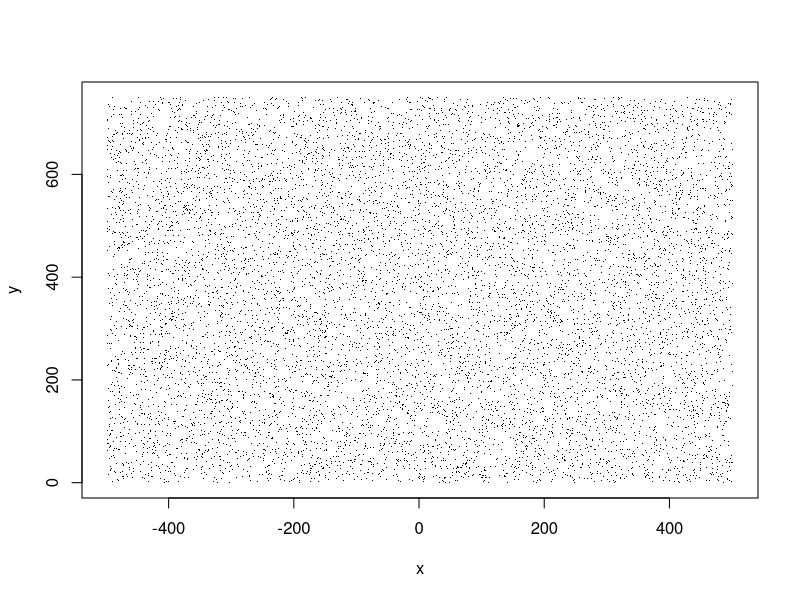
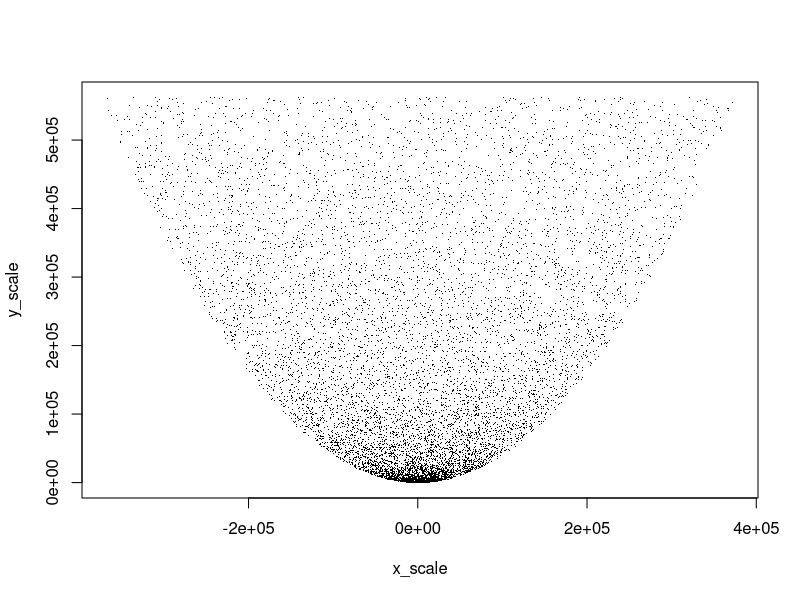
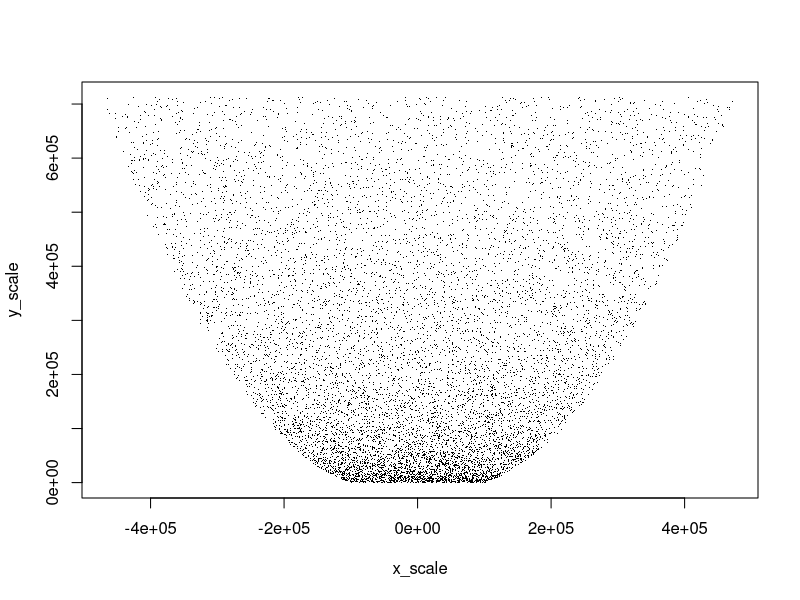
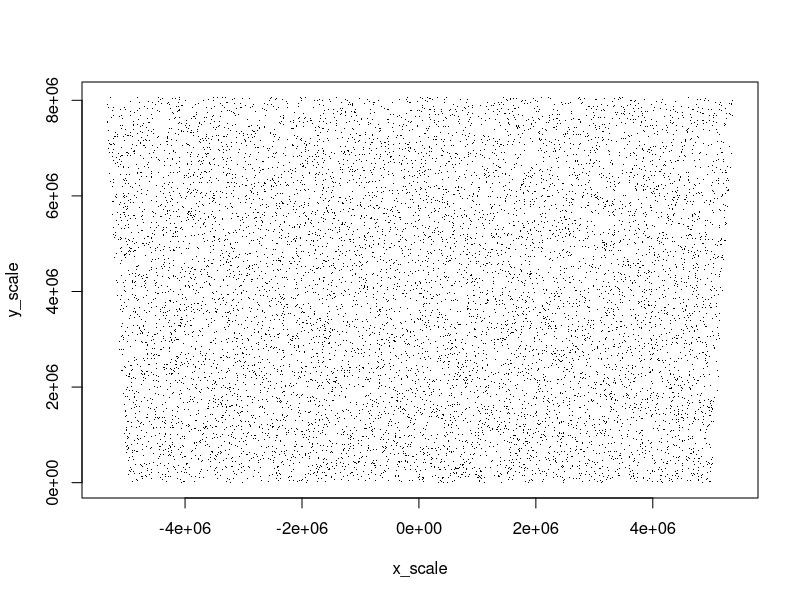

The R script that drew these images, in order:
#Youngflesh scaling problem

#I have a set of points in a rectangular space. The x coordinates are scaled
#so that they are centered on 0. 

#original points
x <- scale(runif(10000, min= 0, max= 1000), scale=FALSE)
y <- runif(10000, min= 0, max= 750)

plot(x,y, pch='.')



#I want to scale these points into a parabola, so that the x points near y=0 are
#closer than x points near x=750 (bascially warping the image). As below

#SC = scale
SC <- 0
x_scale = x * (y + SC)
y_scale = y * (y + SC)

plot(x_scale,y_scale, pch='.')


#Sometimes I don't want a complete parabola, though. I want there to be a bit
#of a buffer.

SC <- 200
x_scale = x * (y + SC)
y_scale = y * (y + SC)

plot(x_scale,y_scale, pch='.')


#As SC approaches infinity, the plotted space approaches the original rectangle

SC <- 10000
x_scale = x * (y + SC)
y_scale = y * (y + SC)

plot(x_scale,y_scale, pch='.')


#I would like to create a variable 'T', that scales SC from 0 to 1. I essentially 
#don't know (and clearly don't understand math well enough to calculate) what the 
#decay function (or whatever it might be called) is as SC gets larger. 


#In my mind, T=0 would be the parabola, T=1 would be a rectangle. I could 
#just multiply T by 10000 and use that, however the difference between T=0 and T=0.1 
#will be much larger than the difference between T=0.9 and T=1.0. I'd like T to scale 
#things linearly. I feel like the solution to this is probably pretty straight 
#forward, I'm just lost. Any help would be much appreciated!


